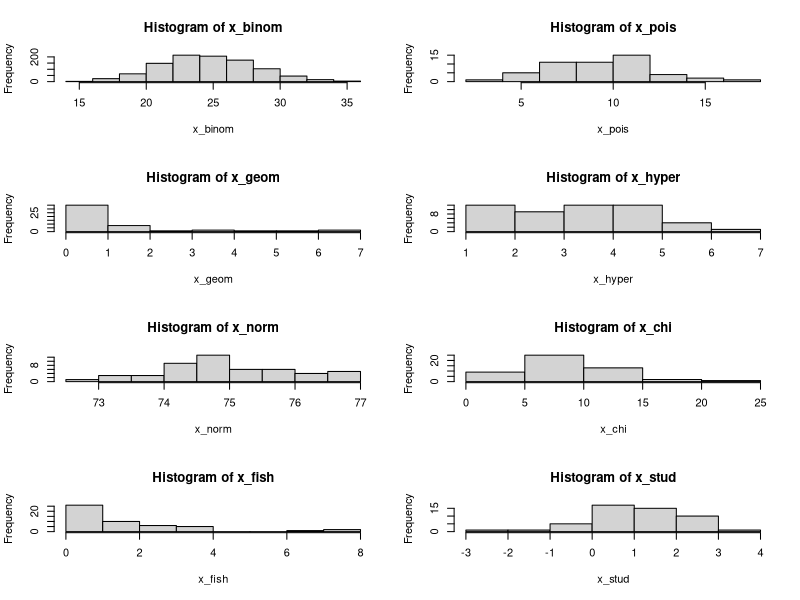
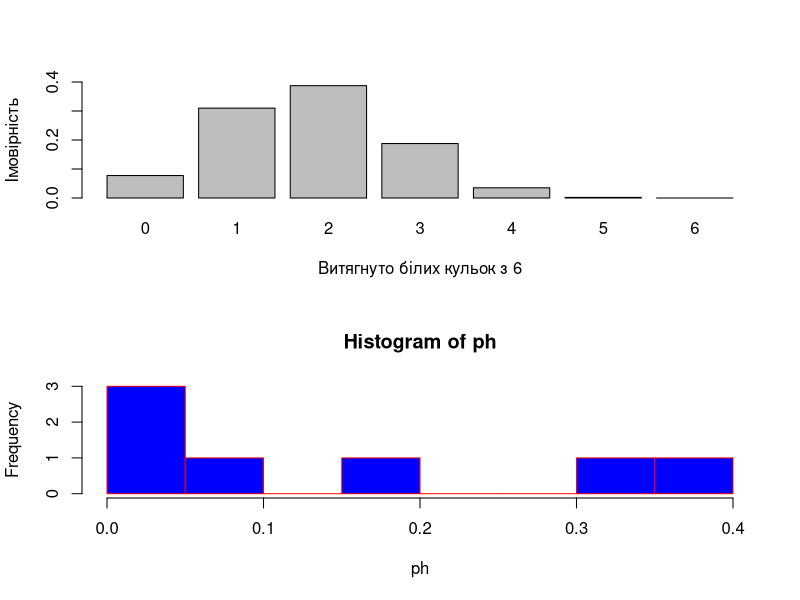

Here is the R script that generated these plots, in order: (Note: this script raises an error after producing the figures.)
################# Завдання 1 ################# 
         ##### Дискретні #####
par(mfrow=c(4,2))
x_binom=rbinom(1:1000,50,0.5)#чим більша к-сть випроб, тим точніше, а чим більше Р, тим ближче буде до 50
hist(x_binom)

x_pois=rpois(50, 10)#розподіл 50 випроб, при середньому 10
hist(x_pois)

x_geom=rgeom(50,0.5)#показує к-сть невдач, при першому "успіху"
hist(x_geom)

x_hyper=rhyper(50,20,30,10)#к-сть витягнутих білих кульок з 10, якщо їх 20, а чорних 30
hist(x_hyper)

        ##### Неперервні #####
x_norm=rnorm(50, 75)#50 чисел, середн 75
hist(x_norm)

x_chi=rchisq(50,8,0)
hist(x_chi)

x_fish=rf(50,2,50,1)
hist(x_fish)

x_stud=rt(50,20,1)
hist(x_stud)

################# Завдання 2 ################# 

par(mfrow=c(2,1))
ph=dhyper(0:6,6,14,6)

barplot(ph, xlab = "Витягнуто білих кульок з 6",ylab = "Імовірність", 
        names=(0:6), ylim=c(0,0.4))


hist(ph,border="red", col="blue",breaks=10)#показує частоту кожної імовірності
################# Завдання 3 ################# 

x_geom=pgeom(0:50,0.1)#0.1 - імов, що студент "не відповість"
#hist(x_geom)
barplot(x_geom, xlab="",ylab="",ylim=1)

var(rgeom(10000,0.1))




